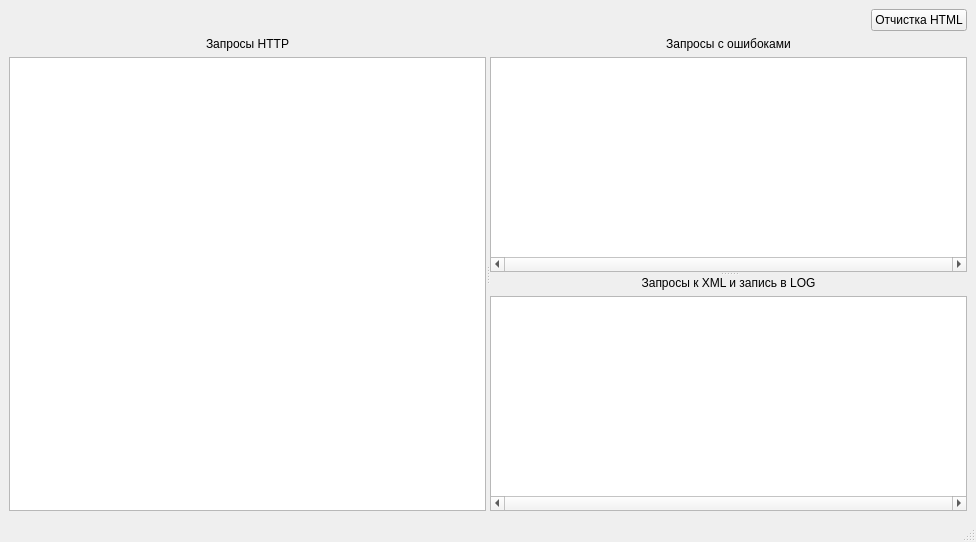
<?xml version="1.0" encoding="UTF-8"?>
<ui version="4.0">
 <class>MainWindow</class>
 <widget class="QMainWindow" name="MainWindow">
  <property name="geometry">
   <rect>
    <x>0</x>
    <y>0</y>
    <width>976</width>
    <height>542</height>
   </rect>
  </property>
  <property name="windowTitle">
   <string>MainWindow</string>
  </property>
  <widget class="QWidget" name="centralwidget">
   <layout class="QGridLayout" name="gridLayout">
    <item row="0" column="0">
     <layout class="QVBoxLayout" name="verticalLayout_4">
      <item>
       <layout class="QHBoxLayout" name="horizontalLayout">
        <item>
         <spacer name="horizontalSpacer">
          <property name="orientation">
           <enum>Qt::Horizontal</enum>
          </property>
          <property name="sizeHint" stdset="0">
           <size>
            <width>40</width>
            <height>20</height>
           </size>
          </property>
         </spacer>
        </item>
        <item>
         <widget class="QPushButton" name="pushButton">
          <property name="text">
           <string>Отчистка HTML</string>
          </property>
         </widget>
        </item>
       </layout>
      </item>
      <item>
       <widget class="QSplitter" name="splitter_2">
        <property name="orientation">
         <enum>Qt::Horizontal</enum>
        </property>
        <widget class="QWidget" name="">
         <layout class="QVBoxLayout" name="verticalLayout_3">
          <item>
           <widget class="QLabel" name="label_4">
            <property name="text">
             <string>Запросы HTTP</string>
            </property>
            <property name="alignment">
             <set>Qt::AlignCenter</set>
            </property>
           </widget>
          </item>
          <item>
           <widget class="QTextBrowser" name="textOut">
            <property name="lineWrapMode">
             <enum>QTextEdit::NoWrap</enum>
            </property>
           </widget>
          </item>
         </layout>
        </widget>
        <widget class="QSplitter" name="splitter">
         <property name="orientation">
          <enum>Qt::Vertical</enum>
         </property>
         <widget class="QWidget" name="">
          <layout class="QVBoxLayout" name="verticalLayout_2">
           <item>
            <widget class="QLabel" name="label_3">
             <property name="text">
              <string>Запросы с ошибоками</string>
             </property>
             <property name="alignment">
              <set>Qt::AlignCenter</set>
             </property>
            </widget>
           </item>
           <item>
            <widget class="QTextBrowser" name="textOutErr">
             <property name="horizontalScrollBarPolicy">
              <enum>Qt::ScrollBarAlwaysOn</enum>
             </property>
             <property name="lineWrapMode">
              <enum>QTextEdit::NoWrap</enum>
             </property>
            </widget>
           </item>
          </layout>
         </widget>
         <widget class="QWidget" name="">
          <layout class="QVBoxLayout" name="verticalLayout">
           <item>
            <widget class="QLabel" name="label_2">
             <property name="text">
              <string>Запросы к XML и запись в LOG</string>
             </property>
             <property name="alignment">
              <set>Qt::AlignCenter</set>
             </property>
            </widget>
           </item>
           <item>
            <widget class="QTextBrowser" name="textOutFileLog">
             <property name="horizontalScrollBarPolicy">
              <enum>Qt::ScrollBarAlwaysOn</enum>
             </property>
             <property name="lineWrapMode">
              <enum>QTextEdit::NoWrap</enum>
             </property>
            </widget>
           </item>
          </layout>
         </widget>
        </widget>
       </widget>
      </item>
     </layout>
    </item>
   </layout>
  </widget>
  <widget class="QMenuBar" name="menubar">
   <property name="geometry">
    <rect>
     <x>0</x>
     <y>0</y>
     <width>976</width>
     <height>30</height>
    </rect>
   </property>
  </widget>
  <widget class="QStatusBar" name="statusbar"/>
 </widget>
 <resources/>
 <connections/>
</ui>
